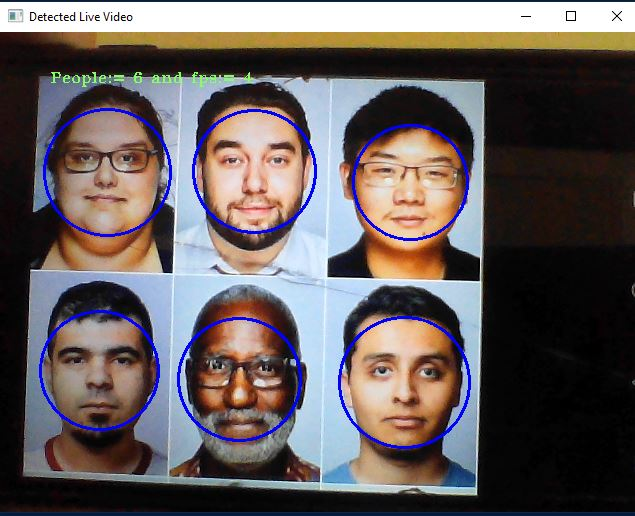
#> input picture Pictures/Capture.JPG, 635 x 516 px, given in place of the camera
$ python face_dect_webCam.py
#> lines starting #> are read from the running program, lines starting #| are printed output that depends on the picture; after the words box and inside, x2 and y2 are one past the last pixel; in counts of white or black regions, pixels touching at a corner belong together
import cv2 as cv
import numpy as np
import time

capture=cv.VideoCapture(0)
haar_cascade=cv.CascadeClassifier('haar_face.xml')

prev_frame_time = 0
new_frame_time = 0

while True:
    isTrue, frame= capture.read()
#> frame is the input picture: shape (516, 635, 3); mean B, G, R 93.3, 92.6, 100.8
    # cv.imshow('Live' , frame)
    gray=cv.cvtColor(frame, cv.COLOR_BGR2GRAY)
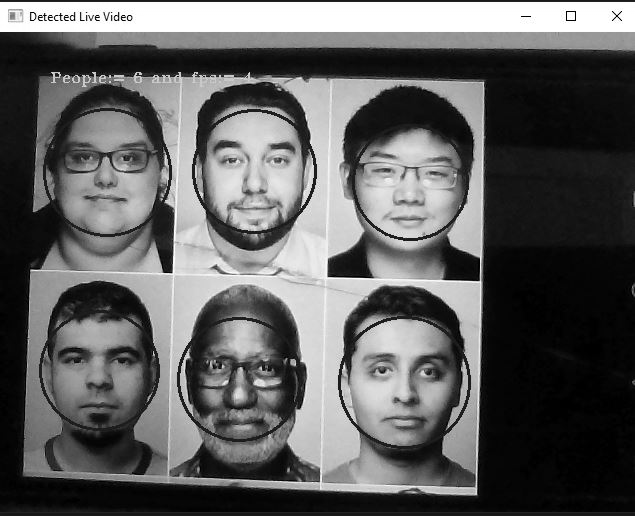
#> gray: shape (516, 635); min 0, max 255, mean 95.1
    # cv.imshow('Gray Live', gray)
    canny=cv.Canny(frame, 125, 175)
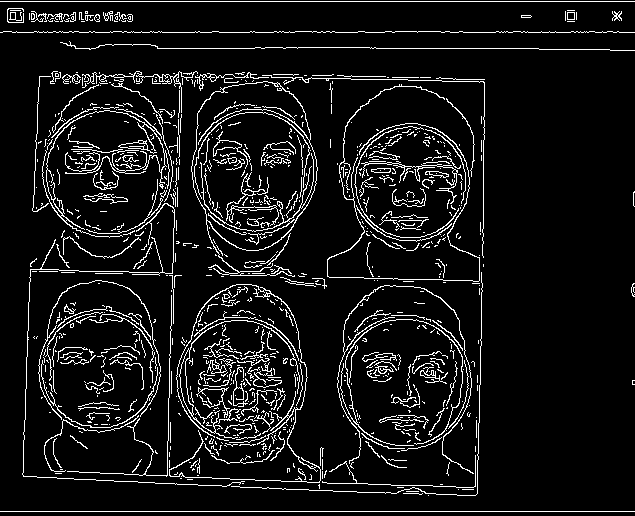
#> canny: shape (516, 635); 8.2% white in thin lines or dots
    # cv.imshow('Canny Live', canny)

    #for fps
    new_frame_time= time.time()

    fps=1/(new_frame_time-prev_frame_time)

    prev_frame_time=new_frame_time

    fps=int (fps)
    fps=str (fps)


    face_rectangle=haar_cascade.detectMultiScale(gray, scaleFactor=1.1,minNeighbors=9)
#> face_rectangle = [[195, 111, 121, 121], [40, 313, 116, 116], [354, 126, 114, 114], [49, 111, 119, 119], [338, 318, 132, 132], [179, 320, 122, 122]]

    print(f'Number of faces found = {len(face_rectangle)}')
#| Number of faces found = 6


    for (x,y,w,h) in face_rectangle:
        # cv.rectangle(frame, (x,y), (x+w,y+h), (255,0,0), thickness=2)
        x1=(2*x+w)/2
        y1=(2*y+h)/2
        r=int(w/2)
        cv.circle(frame, (int(x1),int(y1)), r, (255,0,0), thickness=2)
#> this loop made 6 passes
#> (x, y, w, h, x1, y1, r) on passes 1 to 6: (195, 111, 121, 121, 255.5, 171.5, 60), (40, 313, 116, 116, 98, 371, 58), (354, 126, 114, 114, 411, 183, 57), (49, 111, 119, 119, 108.5, 170.5, 59), (338, 318, 132, 132, 404, 384, 66), (179, 320, 122, 122, 240, 381, 61)
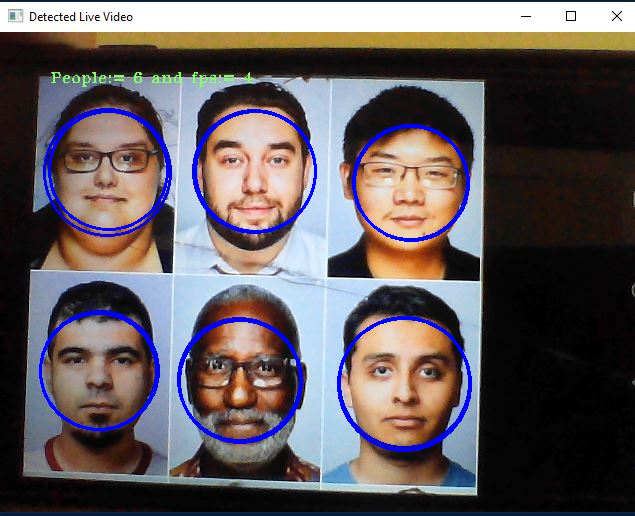
#> frame: shape (516, 635, 3); 2.07% of pixels changed, all inside (x1, y1, x2, y2) = (39, 110, 472, 452)

        # x2=(2*x+w)/2
        # y2=(y+h)+25


    cv.putText(frame, f'People:= {len(face_rectangle)} and fps:= {fps}', (50,50), cv.FONT_HERSHEY_TRIPLEX, 0.5, (100,255,130), 1)
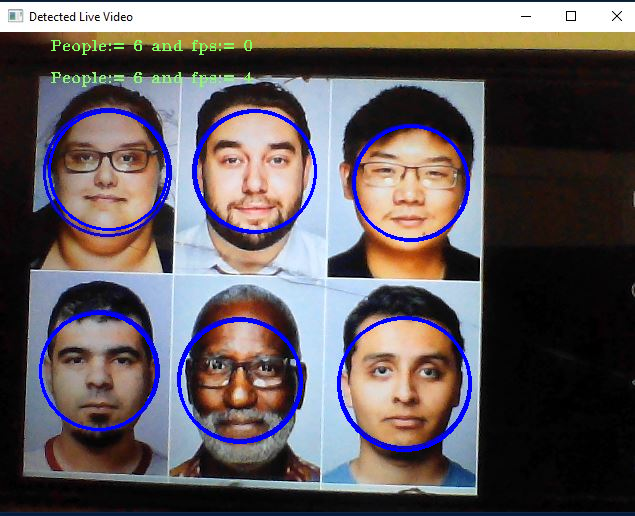
#> frame: shape (516, 635, 3); 0.19% of pixels changed, all inside (x1, y1, x2, y2) = (51, 40, 252, 55)

    cv.imshow('Detected Live Video', frame)


    if cv.waitKey(20) & 0xFF==ord('d'):
#> (key Esc is pressed here)
        break

capture.release()
cv.destroyAllWindows()
